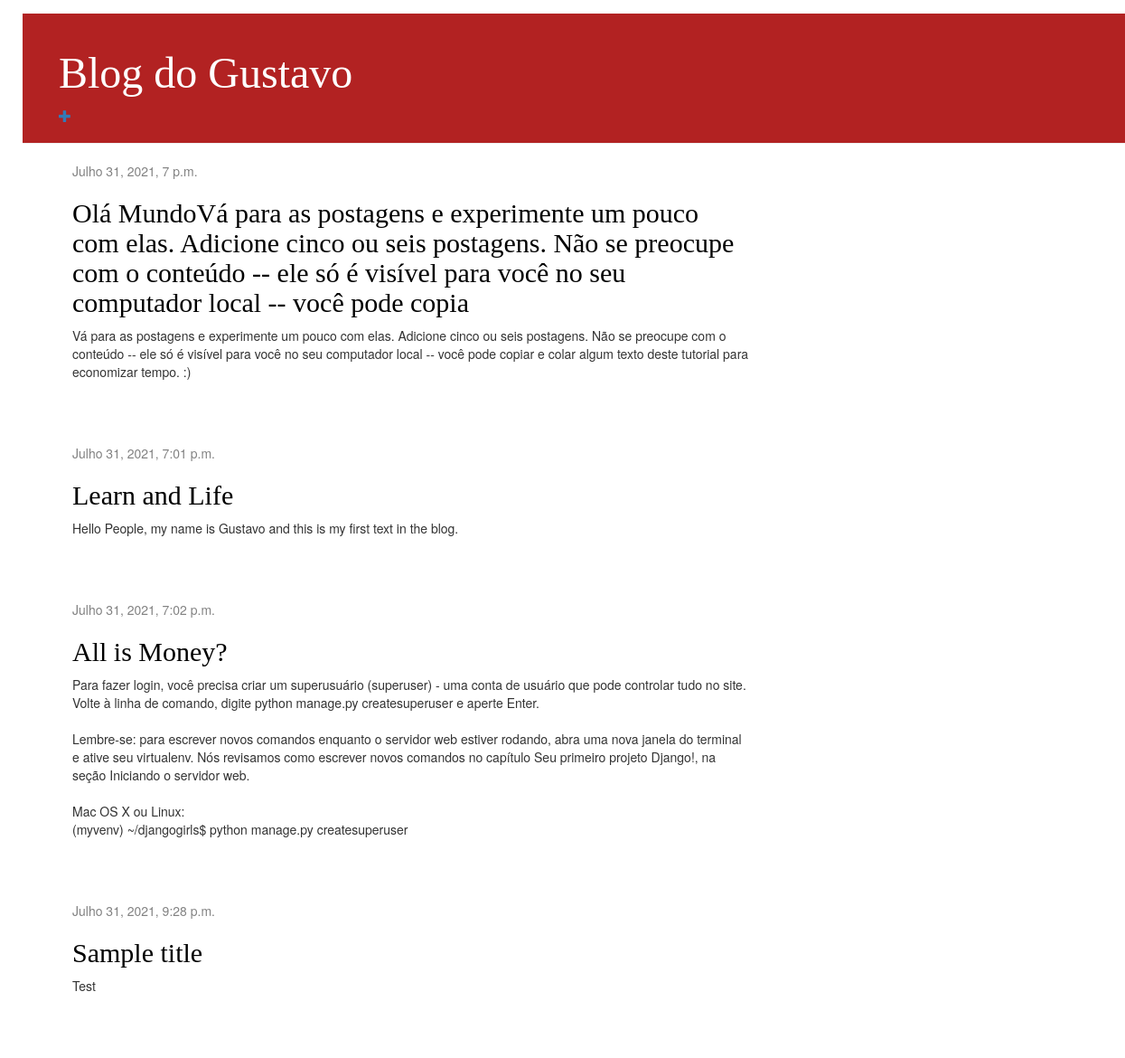
Before: / with the older database file.
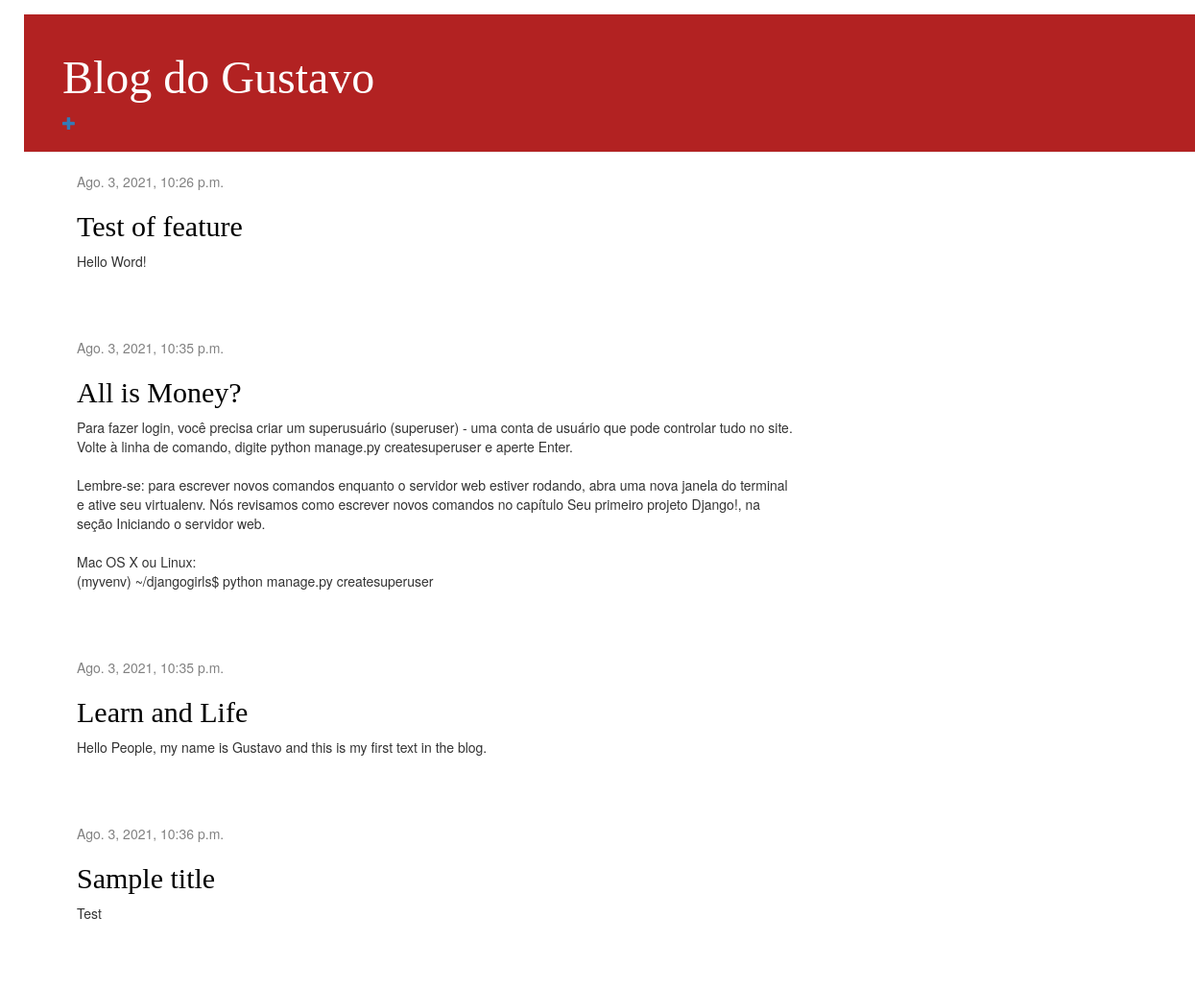
After: the same page with the newer database file.
### paginaweb/models.py (models this page shows, shortened)
class Post(models.Model):
    author = models.ForeignKey(settings.AUTH_USER_MODEL, on_delete=models.CASCADE)
    title = models.CharField(max_length=200)
    text = models.TextField()
    create_date = models.DateTimeField(default=timezone.now())
    published_date = models.DateTimeField(blank=True, null=True)

### paginaweb/views.py (the view)
# urls.py: path('', views.post_list, name='post_list'),
def post_list(request):
    posts = Post.objects.filter(published_date__lte=timezone.now()).order_by('published_date')
    return render(request, 'paginaweb/post_list.html', {'posts': posts})

### paginaweb/templates/paginaweb/post_list.html
{% extends 'paginaweb/base.html' %}
{% block content %}
    {% for post in posts %}
        <div class="post">
            <div class="date">
                {{ post.published_date }}
            </div>
            <h2><a href="{% url 'post_detail' pk=post.pk %}">{{ post.title }}</a></h2>
            <p>{{ post.text|linebreaksbr }}</p>
        </div>
    {% endfor %}
{% endblock %}

### paginaweb/templates/paginaweb/base.html (shortened to what this page needs)
<!DOCTYPE html>
{% load static %}
<html>
    <head>
        <link rel="stylesheet" href="//maxcdn.bootstrapcdn.com/bootstrap/3.2.0/css/bootstrap.min.css">
        <link rel="stylesheet" href="//maxcdn.bootstrapcdn.com/bootstrap/3.2.0/css/bootstrap-theme.min.css">
        <link rel="stylesheet" href="{% static 'css/paginaweb.css' %}">
    </head>
    <body>
    <div class="page-header">
        <h1><a href="/">Blog do Gustavo</a></h1>
        <a href="{% url 'post_new' %}" class="left-menu"><span class="glyphicon glyphicon-plus"></span></a>
    </div>
    <div class="content container">
        <div class="row">
            <div class="col-md-8">
            {% block content %}
            {% endblock %}
            </div>
        </div>
    </div>
</body>
</html>

### paginaweb/static/css/paginaweb.css (style rules this page uses)
h1 a, h2 a { color: #B22222; font-family: 'Lobster'; }
body { padding-top: 15px; padding-left: 25px; }
.page-header { background-color: #B22222; margin-top: 0; padding: 20px 20px 20px 40px; }
.page-header h1, .page-header h1 a, .page-header h1 a:visited, .page-header h1 a:active { color: #ffffff; font-size: 36pt; text-decoration: none; }
.content { margin-left: 40px; }
h1, h2, h3, h4 { font-family: 'Lobster', cursive; }
.date { color: #828282; }
.post { margin-bottom: 70px; }
.post h2 a, .post h2 a:visited { color: #000000; }

Changed rows visible on the page:
removed Post: published_date "Julho 31, 2021, 7 p.m.", title "Olá MundoVá para as postagens e experimente um pouco com elas. Adicione cinco ou seis postagens. Não se preocupe com o conteúdo -- ele só é visível para você no seu computador local -- você pode copia", text "Vá para as postagens e experimente um pouco com elas. Adicione cinco ou seis postagens. Não se preocupe com o conteúdo -- ele só é visível para você no seu computador local -- você pode copiar e colar algum texto deste tutorial para economizar tempo. :)"
added Post: published_date "Ago. 3, 2021, 10:26 p.m.", title "Test of feature", text "Hello Word!"
changed Post "All is Money?": published_date "Julho 31, 2021, 7:02 p.m." → "Ago. 3, 2021, 10:35 p.m."; moves up the list
changed Post "Learn and Life": published_date "Julho 31, 2021, 7:01 p.m." → "Ago. 3, 2021, 10:35 p.m."
changed Post "Sample title": published_date "Julho 31, 2021, 9:28 p.m." → "Ago. 3, 2021, 10:36 p.m."
